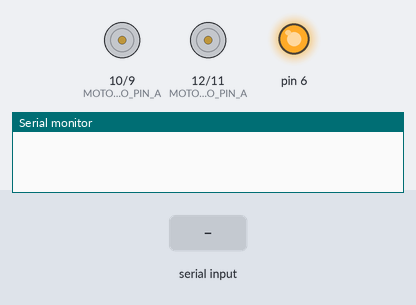
Simulated run of this sketch. Board: Arduino Uno, built with avr-gcc and run on an emulated ATmega328P. Parts: motor-driver pin pairs drawn as motors (green arrow = first pin HIGH = forward, orange = second pin HIGH = backward, longer = more drive, scaled by the enable pin), output pins drawn as LEDs (lit = HIGH), the last lines printed to the serial monitor. The inputs (shaded band) are chosen by the test bench.

Above: at 1.2 s.
1.3 s: "A90\n" received over the second serial link
At 2.1 s:
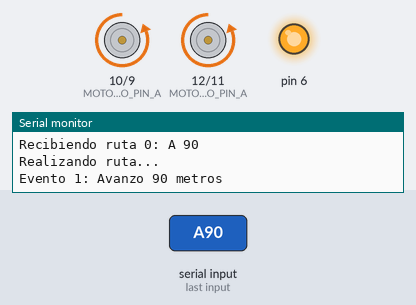
Timing chart, 0 to 4.3 s (numbered marks = the images above; inputs shaded):
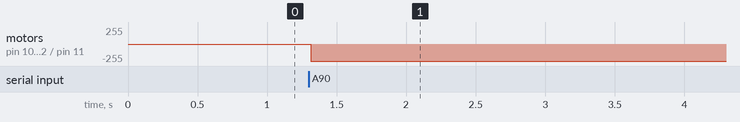

The sketch:

embarcaderov.ino
```cpp
/* Motor. Programacion con estructura. */
#include <SoftwareSerial.h>

#define RUTA_MAX_EVENTOS 100

const int PAUSA = 2000;
const int PAUSA_PARAR = 500;

const int MOTOR_DERECHO_PIN_A = 10;
const int MOTOR_DERECHO_PIN_B = 9;
const int MOTOR_DERECHO_PWM = 5;

const int MOTOR_IZQUIERDO_PIN_A = 12;
const int MOTOR_IZQUIERDO_PIN_B = 11;
const int MOTOR_IZQUIERDO_PWM = 6;

const int VELOCIDAD_MEDIA = 127;
const int VELOCIDAD_ALTA = 255;

struct Motor {
  int pinA;
  int pinB;
  int pinPWM;

  void setup(int pin_a, int pin_b, int pin_pwm) {
    pinA = pin_a;
    pinB = pin_b;
    pinPWM = pin_pwm;
    pinMode(pinA, OUTPUT);
    pinMode(pinB, OUTPUT);
    pinMode(pinPWM, OUTPUT);
    parar();
  }

  void parar() {
    digitalWrite(pinA, LOW);
    digitalWrite(pinB, LOW);
    digitalWrite(pinPWM, HIGH);
  }

  void avanzar(int velocidad = VELOCIDAD_ALTA) {
    digitalWrite(pinA, LOW);
    digitalWrite(pinB, HIGH);
    analogWrite(pinPWM, velocidad);
  }

  void retroceder(int velocidad = VELOCIDAD_ALTA) {
    digitalWrite(pinA, HIGH);
    digitalWrite(pinB, LOW);
    analogWrite(pinPWM, velocidad);
  }

};

struct Coche {
  Motor motorIzquierdo;
  Motor motorDerecho;

  void avanzar() {
    motorIzquierdo.avanzar();
    motorDerecho.avanzar();
  }

  void parar() {
    motorIzquierdo.parar();
    motorDerecho.parar();
  }

  void retroceder() {
    motorIzquierdo.retroceder();
    motorDerecho.retroceder();
  }

  void rotarIzquierda() {
    motorIzquierdo.retroceder();
    motorDerecho.avanzar();
  }

  void rotarDerecha() {
    motorIzquierdo.avanzar();
    motorDerecho.retroceder();
  }

  void girarIzquierda() {
    motorIzquierdo.avanzar();
    motorDerecho.parar();
  }

  void girarDerecha() {
    motorIzquierdo.parar();
    motorDerecho.avanzar();
  }

  void izquierda() {
    motorIzquierdo.avanzar();
    motorDerecho.avanzar(VELOCIDAD_MEDIA);
  }

  void derecha() {
    motorIzquierdo.avanzar(VELOCIDAD_MEDIA);
    motorDerecho.avanzar();
  }

  void avanzar_metros(int metros) {
    avanzar();
    delay(5000 * metros);
    parar();
  }

  void retroceder_metros(int metros) {
    retroceder();
    delay(5000 * metros);
    parar();
  }

  void izquierda_grados(int grados) {
    girarIzquierda();
    delay(int(grados / 90.0 * 650));
    parar();
  }

  void derecha_grados(int grados) {
    girarDerecha();
    delay(int(grados / 90.0 * 650));
    parar();
  }

};

struct Evento {
  char orden;
  int cantidad;
};

SoftwareSerial btSerial(4, 3); // RX, TX

struct Coche coche;
struct Evento cola_eventos[RUTA_MAX_EVENTOS];

int num_eventos = 0;
String linea = "";

void setup() {
  // Establecer conexion Bluetooth
  Serial.begin(9600);
  btSerial.begin(9600);
  // btSerial.println("Hello, world?");

  // Inicializar motores
  coche.motorIzquierdo.setup(MOTOR_IZQUIERDO_PIN_A,
                             MOTOR_IZQUIERDO_PIN_B,
                             MOTOR_IZQUIERDO_PWM);
  coche.motorDerecho.setup(MOTOR_DERECHO_PIN_A,
                           MOTOR_DERECHO_PIN_B,
                           MOTOR_DERECHO_PWM);

}

void loop() {
  // Leer comandos
  while (btSerial.available()) {
    char c = btSerial.read();
    Serial.print(c);
    // Final de línea, interpretar
    if (c == '\n') {
      String comando = "";
      for (int i = 0; i <= linea.length(); i++) {
        char s = linea[i];
        if (s == ',' || i == linea.length()) {
          // Nuevo comando
          char orden = comando[0];
          int cantidad = (comando.substring(1, comando.length())).toInt();

          Serial.println("Recibiendo ruta " + String(num_eventos) + ": " + String(orden) + " " + String(cantidad));

          if (num_eventos < RUTA_MAX_EVENTOS) {
            cola_eventos[num_eventos].orden = orden;
            cola_eventos[num_eventos].cantidad = cantidad;
            num_eventos++;
          }

          comando = "";
        } else {
          comando = comando + String(s);
        }
      }
      // Reiniciar
      linea = "";
      break; // Procesar solo una ruta
    } else if (c >= 32 && c <= 255) {
      // Componer orden
      linea = linea + String(c);
    }
  }
  // Realizar eventos
  if (num_eventos > 0) {
    Serial.println("Realizando ruta...");
    for (int e = 0; e < num_eventos; e++) {
      char orden = cola_eventos[e].orden;
      int cantidad = cola_eventos[e].cantidad;
      Serial.print("Evento " + String(e + 1) + ": ");
      if (orden == 'A') {
        Serial.println("Avanzo " + String(cantidad) + " metros");
        coche.avanzar_metros(cantidad);
      } else if (orden == 'R') {
        Serial.println("Retrocedo " + String(cantidad) + " metros");
        coche.retroceder_metros(cantidad);
      } else if (orden == 'I') {
        Serial.println("Izquierda " + String(cantidad) + " grados");
        coche.izquierda_grados(cantidad);
      } else if (orden == 'D') {
        Serial.println("Derecha " + String(cantidad) + " grados");
        coche.derecha_grados(cantidad);
      } else {
        Serial.println("Orden no comprendida");
        break;
      }
    }
    num_eventos = 0;
  }
}
```

Measured:
- after the input at 1.3 s, motor on pin 10 (MOTOR_DERECHO_PIN_A) / pin 9 (MOTOR_DERECHO_PIN_B), motor on pin 12 (MOTOR_IZQUIERDO_PIN_A) / pin 11 (MOTOR_IZQUIERDO_PIN_B): stopped → backward 255/255 at once
